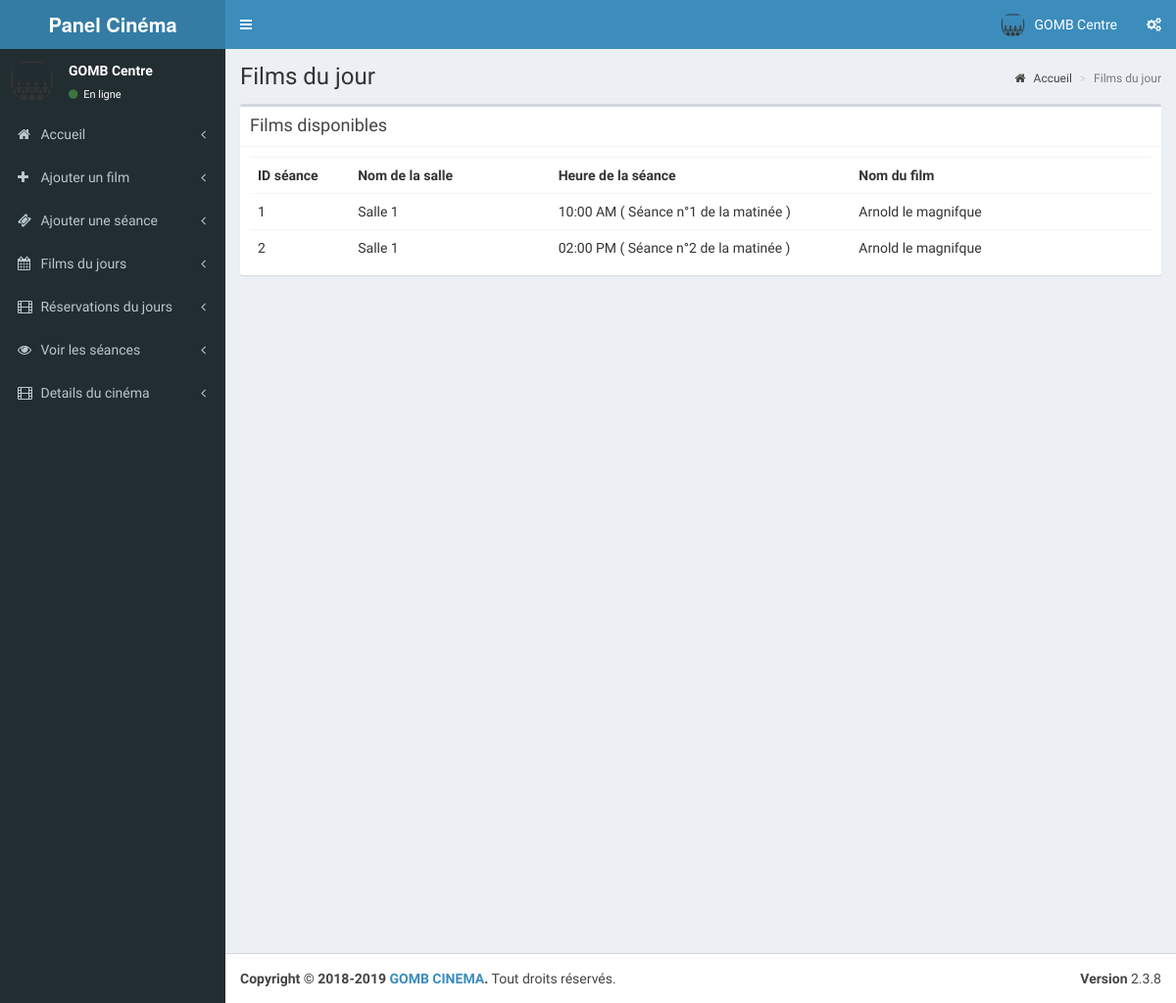
Page /cinema/pages/todays_shows.php (signed in) on the earlier database version.
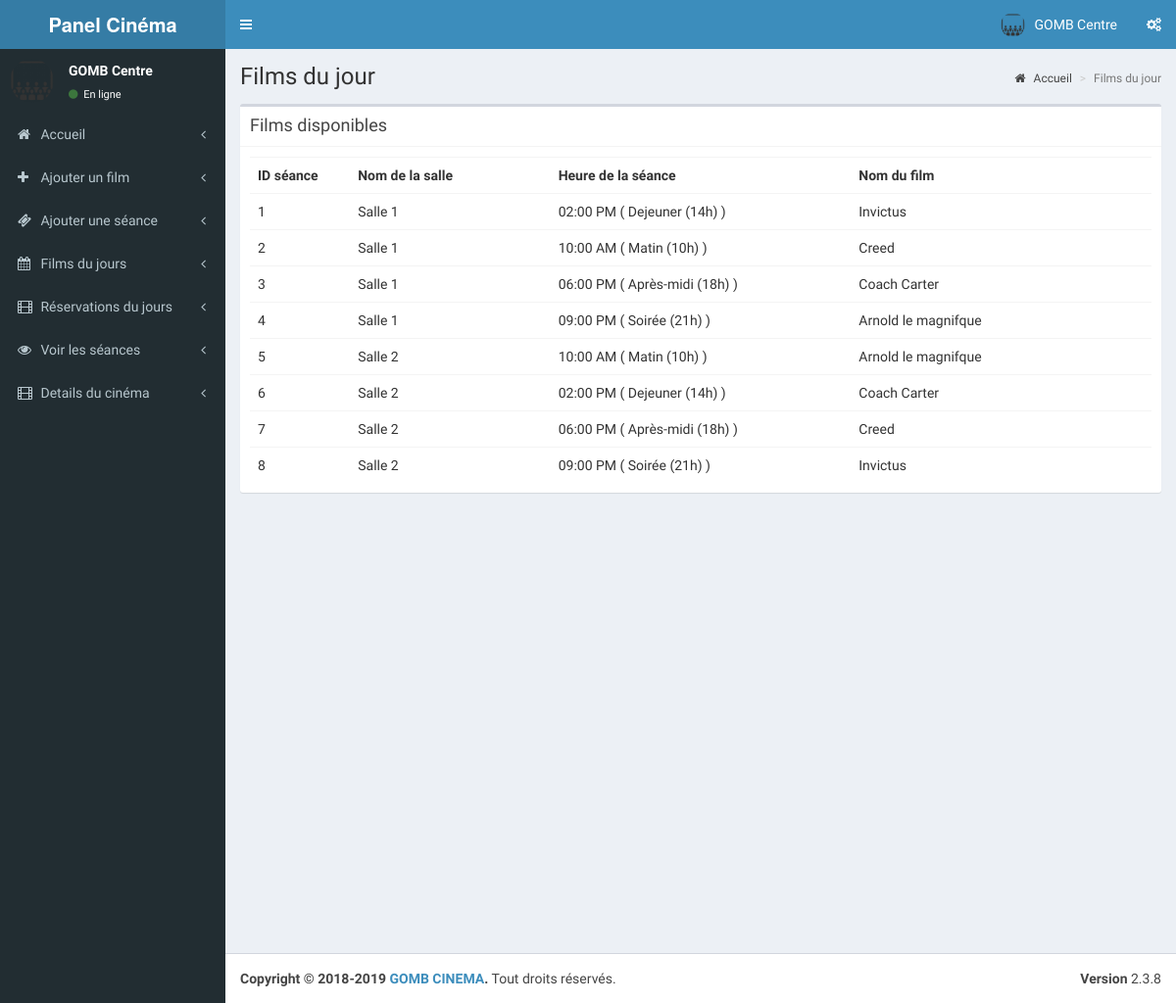
Same page on the later database version.
### tables this page shows
CREATE TABLE IF NOT EXISTS `tbl_shows` (
  `s_id` int(11) NOT NULL AUTO_INCREMENT,
  `st_id` int(11) NOT NULL COMMENT 'show time id',
  `theatre_id` int(11) NOT NULL,
  `movie_id` int(11) NOT NULL,
  `start_date` date NOT NULL,
  `status` int(11) NOT NULL COMMENT '1 means show available',
  `r_status` int(11) NOT NULL,
  PRIMARY KEY (`s_id`)
);

CREATE TABLE IF NOT EXISTS `tbl_screens` (
  `screen_id` int(11) NOT NULL AUTO_INCREMENT,
  `t_id` int(11) NOT NULL COMMENT 'theatre id',
  `screen_name` varchar(110) NOT NULL,
  `seats` int(11) NOT NULL COMMENT 'number of seats',
  `charge` int(11) NOT NULL,
  PRIMARY KEY (`screen_id`)
);

CREATE TABLE IF NOT EXISTS `tbl_show_time` (
  `st_id` int(11) NOT NULL AUTO_INCREMENT,
  `screen_id` int(11) NOT NULL,
  `name` varchar(40) NOT NULL COMMENT 'noon,second,etc',
  `start_time` time NOT NULL,
  PRIMARY KEY (`st_id`)
);

CREATE TABLE IF NOT EXISTS `tbl_movie` (
  `movie_id` int(11) NOT NULL AUTO_INCREMENT,
  `t_id` int(11) NOT NULL COMMENT 'theatre id',
  `movie_name` varchar(100) NOT NULL,
  `cast` varchar(500) NOT NULL,
  `desc` varchar(1000) NOT NULL,
  `release_date` date NOT NULL,
  `image` varchar(200) NOT NULL,
  `video_url` varchar(200) NOT NULL,
  `status` int(1) NOT NULL COMMENT '0 means active ',
  PRIMARY KEY (`movie_id`)
);

### cinema/pages/todays_shows.php (the view)
<?php
include('header.php');
?>
  <div class="content-wrapper">
    <section class="content-header">
      <h1>
        Films du jour
      </h1>
      <ol class="breadcrumb">
        <li><a href="index.php"><i class="fa fa-home"></i> Accueil</a></li>
        <li class="active">Films du jour</li>
      </ol>
    </section>
    <section class="content">
      <div class="box">
         <div class="box-header with-border">
              <h3 class="box-title">Films disponibles</h3>
            </div>
        <div class="box-body">
          <?php
          $sw=mysqli_query($con,"select * from tbl_shows where st_id in(select st_id from tbl_show_time where screen_id in(select screen_id from  tbl_screens where t_id='".$_SESSION['theatre']."')) and status='1' and r_status='1'");
          if(mysqli_num_rows($sw))
          {?>
            <table class="table">
              <th class="col-md-1">
                ID séance
              </th>
              <th class="col-md-2">
                Nom de la salle
              </th>
              <th class="col-md-3">
                Heure de la séance
              </th>
              <th class="col-md-3">
                Nom du film
              </th>
              <?php
              $sl=1;
              while($shows=mysqli_fetch_array($sw))
              {
                ?>
                <tr>
                  <td>
                    <?php echo $sl; $sl++;?>
                  </td>
                  <?php
                  $st=mysqli_query($con,"select * from tbl_show_time where st_id='".$shows['st_id']."'");
                  $show_time=mysqli_fetch_array($st);
                  $sr=mysqli_query($con,"select * from tbl_screens where screen_id='".$show_time['screen_id']."'");
                  $screen=mysqli_fetch_array($sr);
                  $mv=mysqli_query($con,"select * from tbl_movie where movie_id='".$shows['movie_id']."'");
                  $movie=mysqli_fetch_array($mv);
                  ?>
                  <td>
                    <?php echo $screen['screen_name'];?>
                  </td>
                  <td>
                    <?php echo date('h:i A',strtotime($show_time['start_time']))." ( ".utf8_encode($show_time['name'])." ) ";?>
                  </td>
                  <td>
                    <?php echo $movie['movie_name'];?>
                  </td>
                </tr>
                <?php
              }
              ?>
            </table>
            <?php
          }
          else
          {
            ?>
            <h3>Pas de films ajoutés.</h3>
            <?php
          }
          ?>
        </div>
      </div>
    </section>
  </div>
  <?php
include('footer.php');
?>

Differences in the rows shown:
removed tbl_shows: tbl_screens.screen_name "Salle 1", st.start_time "10:00 AM", st.name "Séance n°1 de la matinée", movie.movie_name "Arnold le magnifque"
removed tbl_shows: tbl_screens.screen_name "Salle 1", st.start_time "02:00 PM", st.name "Séance n°2 de la matinée", movie.movie_name "Arnold le magnifque"
added tbl_shows: tbl_screens.screen_name "Salle 1", st.start_time "02:00 PM", st.name "Dejeuner (14h)", movie.movie_name "Invictus"
added tbl_shows: tbl_screens.screen_name "Salle 1", st.start_time "10:00 AM", st.name "Matin (10h)", movie.movie_name "Creed"
added tbl_shows: tbl_screens.screen_name "Salle 1", st.start_time "06:00 PM", st.name "Après-midi (18h)", movie.movie_name "Coach Carter"
added tbl_shows: tbl_screens.screen_name "Salle 1", st.start_time "09:00 PM", st.name "Soirée (21h)", movie.movie_name "Arnold le magnifque"
added tbl_shows: tbl_screens.screen_name "Salle 2", st.start_time "10:00 AM", st.name "Matin (10h)", movie.movie_name "Arnold le magnifque"
added tbl_shows: tbl_screens.screen_name "Salle 2", st.start_time "02:00 PM", st.name "Dejeuner (14h)", movie.movie_name "Coach Carter"
added tbl_shows: tbl_screens.screen_name "Salle 2", st.start_time "06:00 PM", st.name "Après-midi (18h)", movie.movie_name "Creed"
added tbl_shows: tbl_screens.screen_name "Salle 2", st.start_time "09:00 PM", st.name "Soirée (21h)", movie.movie_name "Invictus"
